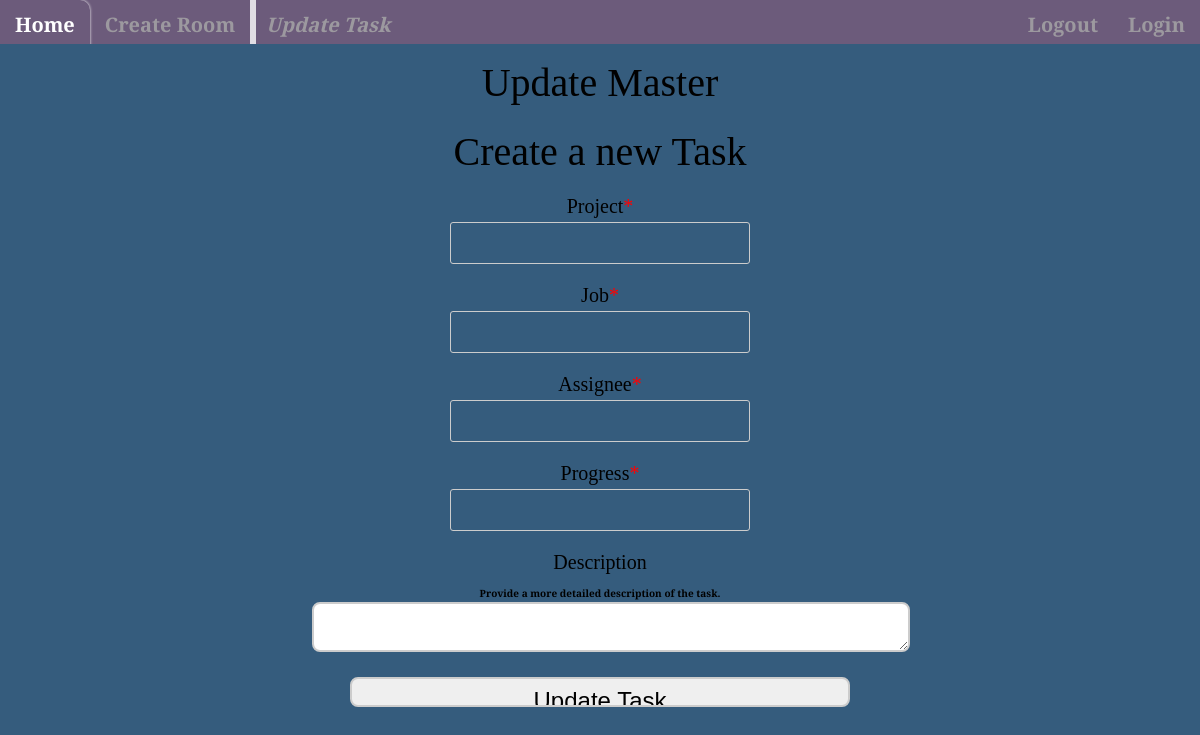
Page /update/2 (signed in) on the earlier database version.
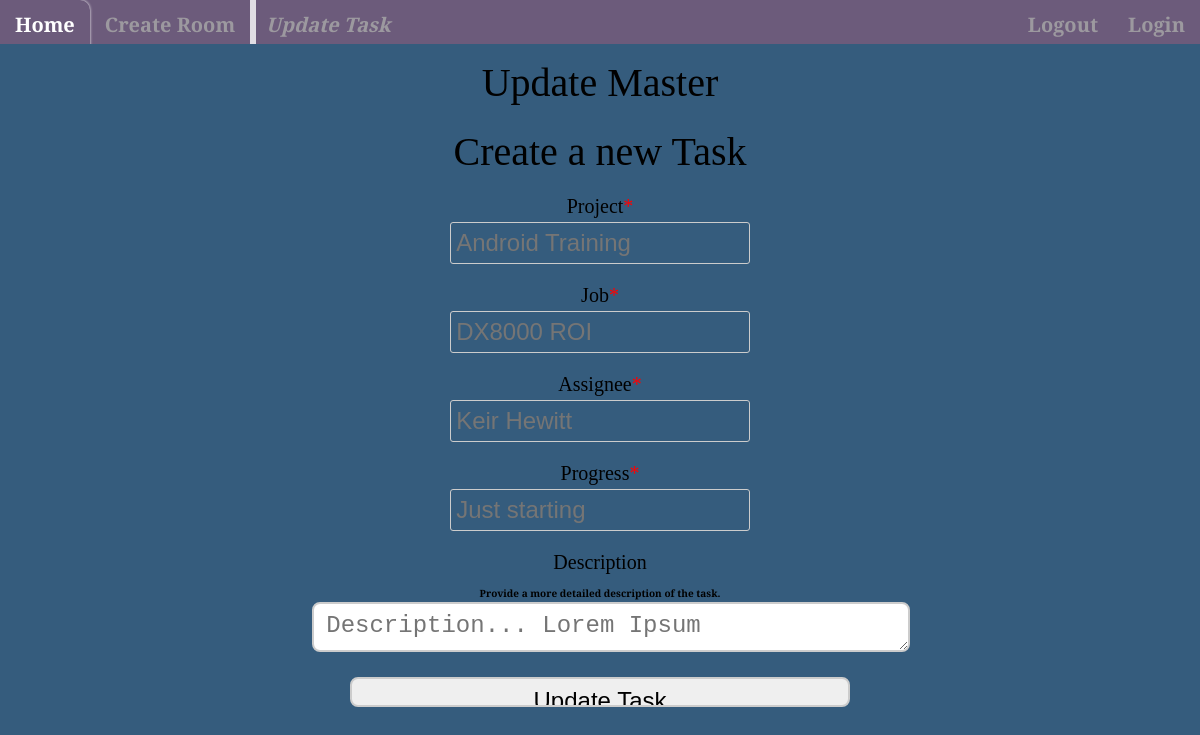
Same page on the later database version.
### app.py (models this page shows, shortened)
class Task(db.Model):
    __tablename__ = 'task'
    id = db.Column(db.Integer, primary_key=True)
    key = db.Column(db.String(80), ForeignKey('room.key'))
    project = db.Column(db.String(100))
    job = db.Column(db.String(200))
    assignee = db.Column(db.String(40))
    progress = db.Column(db.String(200))
    description = db.Column(db.UnicodeText(), nullable=False)
    date = db.Column(db.String(30), default=now.strftime("%m/%d/%Y %H:%M"))

### app.py (the view)
@app.route('/update/<int:id>', methods=['GET','POST'])
@login_required
def update(id):
    task_to_update = Task.query.filter_by(id=id).first()
    if request.method == 'POST':
        task_to_update.project      = request.form['project']
        task_to_update.job          = request.form['job']
        task_to_update.assignee     = request.form['assignee']
        task_to_update.progress     = request.form['progress']
        task_to_update.description  = request.form['description']
        task_to_update.date = s1    = now.strftime("%m/%d/%Y %H:%M")
        try:
            db.session.commit()
            flash('Task updated successfully.', 'success')
            return redirect(url_for('room',room_name=Room.query.filter_by(key=task_to_update.key).first().name))
        except Exception:
            flash('There was an issue updating your task', 'info')
            return render_template('update.html', task=task_to_update)
    else:
        return render_template('update.html', task=task_to_update)

### app.py (called while the page is built)
@login_manager.user_loader
def load_user(user_id):
    return User.query.get(int(user_id))

### templates/update.html (shortened to what this page needs)
{% extends 'base.html'%}
{% block head %}
<link rel="stylesheet" href="{{ url_for('static', filename='css/style.css') }}">
{% endblock %}
{% block pagetitle %}<i>Update Task</i>{% endblock %}
{% block body %}
<div class="content">
  <h1 style="text-align: center;">Update Master</h1>
  <div class="testbox">
    <form action="/update/{{task.id}}" method="POST">
      <h1>Create a new Task</h1>
      <h4>Project<span>*</span></h4>
        <input type="text" class="text-form" name="task-project" placeholder="{{ task.project }}">
      <h4>Job<span>*</span></h4>
        <input type="text" class="text-form" name="task-job" placeholder="{{ task.job }}">
      <h4>Assignee<span>*</span></h4>
        <input type="text" class="text-form" name="task-assignee" placeholder="{{ task.assignee }}">
      <h4>Progress<span>*</span></h4>
        <input type="text" class="text-form" name="task-progress" placeholder="{{ task.progress }}">
      <h4>Description</h4>
      <p class="small">Provide a more detailed description of the task.</small>
        <textarea class="text-area" name="task-description" placeholder="{{ task.description }}"></textarea>
      <div class="btn-block">
        <input type="submit" class="btn btn-submit" value="Update Task">
      </div>
    </form>
  </div>
</div>
{% endblock %}

### templates/base.html (shortened to what this page needs)
<!DOCTYPE html>
<html>
  <head>
    <link rel="stylesheet" href="{{ url_for('static', filename='css/style.css') }}">
    {% block head %} {% endblock %}
  </head>
  <body>
  {% block navbar %}
  <div class="nav-bar-userprofile">
    <ul class="nav-user-ul">
        <li class="nav-user-li"><a href="{{url_for('index')}}">Home</a></li>
        <li class="nav-user-li"><a href="{{url_for('create_room')}}">Create Room</a></li>
        <div class="page-title-nav">
          <li class="nav-user-li"><p style="margin-block-start: 0;">{% block pagetitle %} {% endblock %}</p></li>
        </div>
        <div class="nav-right">
          <li class="nav-user-li"><a href="{{url_for('login')}}">Login</a></li>
          <li class="nav-user-li"><a href="{{url_for('logout')}}">Logout</a></li>
        </div>
    </ul>
  </div>
  {% endblock %}
  {% block body %} {% endblock %}
  </body>
</html>

### static/css/style.css (style rules this page uses)
:root { --main-background-color: #355c7d; --main-background-text-color: #61c0bf; --main-accents-color: #ffb6b9; --main-secondary-color: #fae3d9; --main-background-image: linear-gradient(to top right, #61c0bf 0%, #ffb6b9 100%); }
body, html { margin: 0; font-weight: bold; font-size: 20px; background-color: var(--main-background-color); font-family: 'Merriweather', serif; }
.content { margin: 0 auto; width: 1000px; text-align: center; }
.nav-user-ul { list-style-type: none; margin: 0; padding: 0; overflow: hidden; background-color: #6c5b7b; height: 44px; }
.nav-user-li { float: left; }
.nav-user-li a { display: block; color: darkgrey; text-align: center; padding: 10.5px 15px; text-decoration: none; opacity: 0.8; transition: 0.8s; }
.nav-user-li p { display: block; color: darkgrey; text-align: center; padding: 10.5px 15px; text-decoration: none; opacity: 0.8; transition: 0.8s; border-left: 1px solid white; box-shadow: inset 5px 0 0 0 white; }
.nav-right > .nav-user-li { display: block; float: right; text-decoration: none; color: black; text-align: center; }
h1, h4 { margin: 15px 0 4px; font-weight: 400; }
h4 { margin: 20px 0 4px; font-weight: 400; }
span { color: red; }
.small { font-size: 10px; line-height: 18px; }
.testbox { display: flex; justify-content: center; align-items: center; height: inherit; padding: 3px; }
input, textarea { outline: none; width:500px; height:30px; border: 2px solid #ccc; border-radius: 8px; font-size:24px; padding:8px 12px; }
.text-form { padding: 7px 0; border-radius: 3px; border: 1px solid #ccc; background: transparent; padding: 5px; border: 1px solid #ccc; border-radius: 3px; vertical-align: middle; }
.text-form, table { width: 50%; }
textarea { width: calc(100% - 6px); }
.btn-block { margin-top: 20px; text-align: center; }
h1 { text-align: center; }

Differences in the rows shown:
added Task: task-project "Android Training", task-job "DX8000 ROI", task-assignee "Keir Hewitt", task-progress "Just starting", task-description "Description... Lorem Ipsum"
